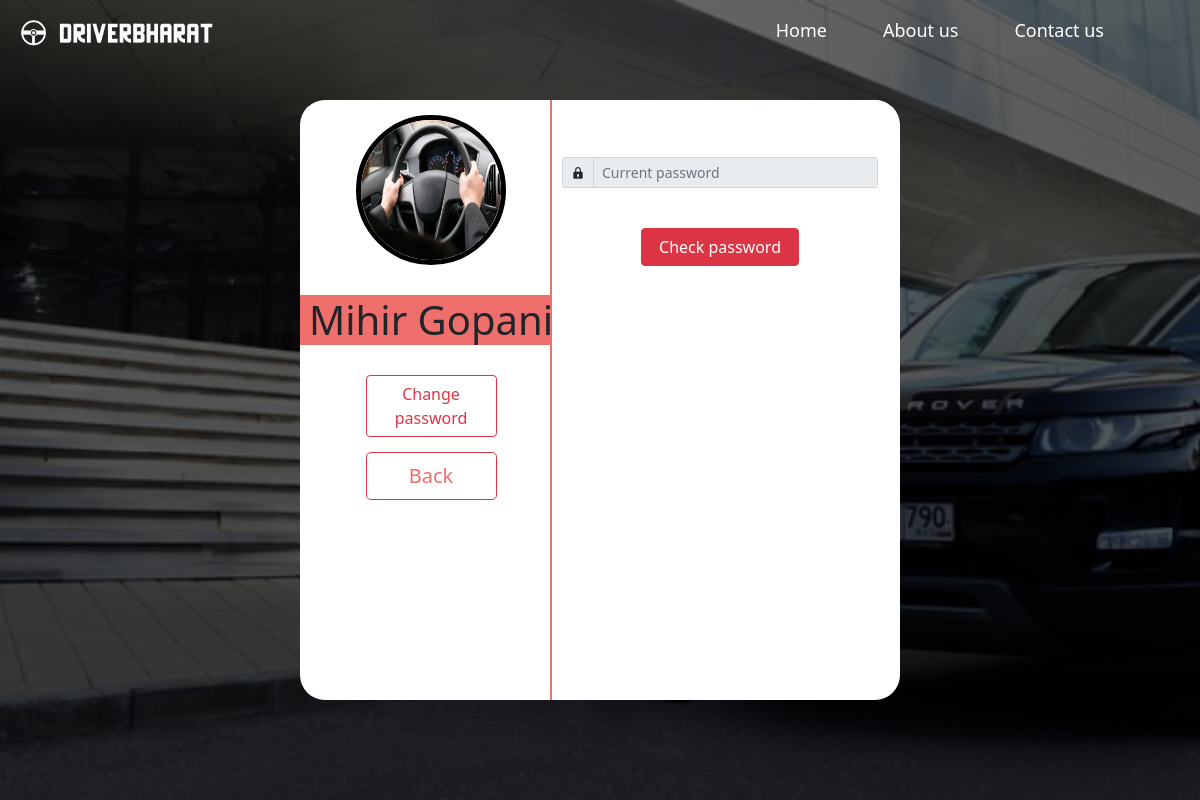
/profile/changepass.php (signed in), run on the app's committed database.
### tables this page shows
CREATE TABLE `user_db` (
  `u_id` int(10) NOT NULL,
  `u_fn` varchar(15) NOT NULL,
  `u_ln` varchar(15) NOT NULL,
  `u_mail` varchar(30) NOT NULL,
  `u_contact` varchar(10) NOT NULL,
  `u_pass` varchar(255) NOT NULL,
  `u_gender` varchar(10) DEFAULT NULL,
  `u_add` text DEFAULT NULL,
  `u_city` varchar(30) DEFAULT NULL,
  `u_state` varchar(30) DEFAULT NULL,
  `join_date` date DEFAULT NULL,
  `u_role` int(2) NOT NULL DEFAULT 1,
  `pic` varchar(255) DEFAULT NULL
);

### profile/php/profiledata.PHP (called while the page is built, shortened)
<?php
$mail = $_SESSION['email'];
$fatch = "select * from user_db where u_mail = '$mail' ";
$query = mysqli_query($conn, $fatch);
$run = mysqli_fetch_assoc($query);
$fname = $run['u_fn'];
$lname = $run['u_ln'];
$photo = $run['pic'];
?>

### profile/changepass.php (the view, shortened to what this page needs)
<!DOCTYPE html>
<html>
    <?php
    include ('php/conn.php');
    include ('php/profiledata.php');
    ?>
<head>
    <link rel="stylesheet" href="css/info.css">
    <link rel="stylesheet" href="css/navbar.css">
    <link href='https://cdn.jsdelivr.net/npm/boxicons@2.0.5/css/boxicons.min.css' rel='stylesheet'>
    <link href="https://cdn.jsdelivr.net/npm/bootstrap@5.1.3/dist/css/bootstrap.min.css" rel="stylesheet">
</head>
<body>
    <div class="banner">
        <nav class="navbar navbar-expand-lg">
            <div class="container-fluid">
                <a class="navbar-brand" href="#"><img src="../img/pnglogo.png" alt="" class="logo"></a>
                <div class="collapse navbar-collapse" id="navbarNav">
                    <ul class="navbar-nav ms-auto">
                        <li class="nav-item">
                            <a class="nav-link bdlink" aria-current="page" href="../home.php">Home</a>
                        </li>
                        <li class="nav-item">
                            <a class="nav-link bdlink" href="../about us.php">About us</a>
                        </li>
                        <li class="nav-item">
                            <a class="nav-link bdlink" href="../contact us.php">Contact us</a>
                        </li>
                        <li class="nav-item">
                            <a class="nav-link" href="profile/profile.php"><i class="far fa-user-circle"></i></a>
                        </li>
                    </ul>
                </div>
            </div>
        </nav>
        <div class="container w-50 h-75">
            <div class="col-5 col-first">
                <div class="row">
                    <div class="col">
                        <div class="imgdiv">
                            <?php
                                if ($photo == '') {
                            ?>
                            <img id="profileimg" src="php/pictures/default.jpg">
                            <?php
                                } else {
                            ?>
                            <img id="profileimg" src="php/<?php echo $photo; ?>">
                            <?php
                                }
                            ?>
                        </div>
                    </div>
                    <div class="col">
                        <h1 class="col-name">
                            <?php echo "$fname $lname"; ?>
                        </h1>
                    </div>
                    <div class="col btns">
                        <button type="button" class="btn btn-outline-danger" onclick="chhangepass()">Change password</button>
                        <a href="profile.php" class="btn btn-danger btn-lg" role="button" aria-disabled="true">Back</a>
                    </div>
                </div>
            </div>
            <div class="col-7">
                <form action="php/pass.php" method="POST">
                    <div class="input-group input-group-sm mb-3">
                        <span class="input-group-text" id="inputGroup-sizing-sm"><i class='bx bxs-lock'></i></span>
                        <input type="password" class="form-control" name="cp" id="current" placeholder="Current password" value="" disabled aria-label="Sizing example input" aria-describedby="inputGroup-sizing-sm">
                    </div>
                    <?php if(!isset($_GET['match'])) { ?>
                        <div class="col btns">
                            <button type="submit" name="check" id="check" class="btn btn-danger">Check password</button>
                        </div>
                    <?php } ?>
                </form>
            </div>
        </div>
    </div>
</body>
</html>

### profile/css/info.css (style rules this page uses)
* { margin: 0; padding: 0; box-sizing: border-box; }
body { width: 100%; box-sizing: border-box; height: 100vh; background-color: turquoise; }
.banner .container { background-color: white; overflow: hidden; border-radius: 25px; display: flex; margin-top: 3%; }
.col-first { border-right: 2px solid #ef6f6c; box-sizing: border-box; }
.col-first .row { padding: 0; flex-direction: column; }
.col-first .row .col { margin: 0 auto; padding: 0; text-align: center; }
#profileimg { display: block; width: 150px; height: 150px; margin: 15px auto; border-radius: 50%; border: 5px solid black; }
.col-name { background-color: #ef6f6c; height: 50px; line-height: 50px; width: 100%; display: block; margin: 15px auto; text-align: center; overflow: hidden; }
.btns { margin: 25px auto; display: flex; flex-direction: column; width: 50% !important; }
.btns button { margin: 15px 0; padding: 6px 12px; }
.btns a { color: #ef6f6c !important; background-color: transparent !important; }
.col-7 { background-color: white; vertical-align: middle; padding: 10% 10px; height: 70% !important; }

### profile/css/navbar.css (style rules this page uses)
* { margin: 0; padding: 0; box-sizing: border-box; }
.banner { width: 100%; height: 100vh; background-image: linear-gradient( rgba(0, 0, 0, 0.6), rgba(0, 0, 0, 0.7)), url(../../img/home.jpg); background-size: cover; background-position: center; }
.logo { width: 210px; cursor: pointer; }
.navbar ul li { margin: 0 20px; font-size: 18px; transition: 1s ease; direction: ltr; }
.navbar ul li a { text-decoration: none; color: white; }
.bdlink::after { content: ''; display: block; width: 0%; height: 3px; background-color: #ef6f6c; transition: 0.9s ease; }

### data on the page
user_db: pic (picture), u_fn "Mihir", u_ln "Gopani"
